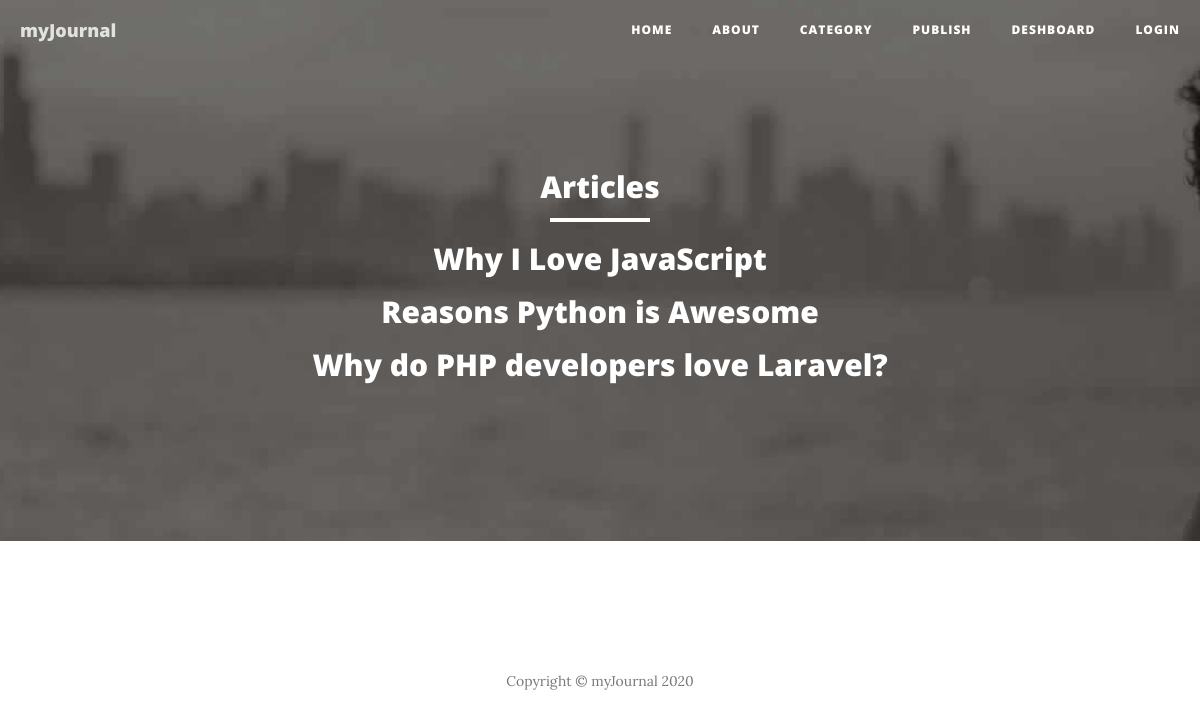
/Cat_Detail/1, run on the app's committed database.
### Blog/models.py (models this page shows, shortened)
class BlogModel(models.Model):
    user = models.ForeignKey(User,on_delete=models.CASCADE,null=True)
    cat = models.ForeignKey(Category,on_delete=models.CASCADE,null=True)
    title = models.CharField(max_length=100)
    short_des = models.TextField(null=True)
    long_des = models.TextField(null=True)
    date = models.DateField(null=True)
    image = models.FileField(null=True)

### Blog/views.py (the view)
# urls.py: path('Cat_Detail/<int:catid>', Category_Detail, name="CatDetails"),
def Category_Detail(request,catid):
    data = Category.objects.get(id = catid)
    blogs = BlogModel.objects.filter(cat = data)
    d = {"blogs": blogs}
    return render(request,'cat_details.html',d)

### Blog/templates/cat_details.html
{% extends 'base.html' %}
{% load static %}
{% block body %}
<header class="intro-header" style="background-image: url({% static 'img/about-bg.jpg'%})">
        <div class="container">
            <div class="row">
                <div class="col-lg-8 col-lg-offset-2 col-md-10 col-md-offset-1">
                    <div class="page-heading">
                        <h2>Articles</h2>
                        <hr class="small">
                        {% for i in blogs %}
                        <span class="subheading">
                           <h2><a href="{% url 'blogsDetails' i.id %}" style="color: white;">{{ i.title }}</a></h2>
                        </span>
                        {% endfor %}
                    </div>
                </div>
            </div>
        </div>
    </header>
{% endblock %}

### data on the page
BlogModel: title "Why I Love JavaScript"
BlogModel: title "Reasons Python is Awesome"
BlogModel: title "Why do PHP developers love Laravel?"
